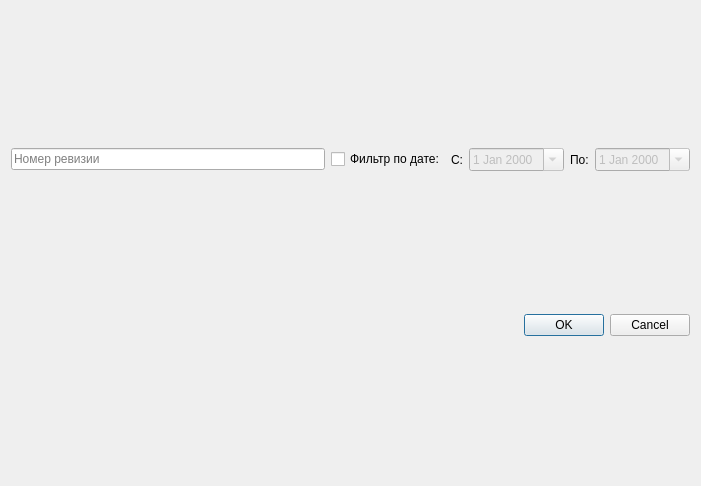
<?xml version="1.0" encoding="UTF-8"?>
<ui version="4.0">
 <class>SvnLogDlg</class>
 <widget class="QDialog" name="SvnLogDlg">
  <property name="geometry">
   <rect>
    <x>0</x>
    <y>0</y>
    <width>701</width>
    <height>486</height>
   </rect>
  </property>
  <property name="windowTitle">
   <string>Dialog</string>
  </property>
  <property name="windowIcon">
   <iconset resource="../../FmtLib/res/fmt.qrc">
    <normaloff>:/img/book_32.png</normaloff>:/img/book_32.png</iconset>
  </property>
  <layout class="QVBoxLayout" name="verticalLayout">
   <item>
    <layout class="QHBoxLayout" name="horizontalLayout">
     <item>
      <widget class="QLineEdit" name="lineEdit">
       <property name="placeholderText">
        <string>Номер ревизии</string>
       </property>
       <property name="clearButtonEnabled">
        <bool>true</bool>
       </property>
      </widget>
     </item>
     <item>
      <widget class="QCheckBox" name="dateBox">
       <property name="text">
        <string>Фильтр по дате:</string>
       </property>
      </widget>
     </item>
     <item>
      <widget class="QLabel" name="label">
       <property name="text">
        <string>C:</string>
       </property>
      </widget>
     </item>
     <item>
      <widget class="QDateEdit" name="fromEdit">
       <property name="enabled">
        <bool>false</bool>
       </property>
       <property name="minimumSize">
        <size>
         <width>80</width>
         <height>0</height>
        </size>
       </property>
       <property name="calendarPopup">
        <bool>true</bool>
       </property>
      </widget>
     </item>
     <item>
      <widget class="QLabel" name="label_2">
       <property name="text">
        <string>По:</string>
       </property>
      </widget>
     </item>
     <item>
      <widget class="QDateEdit" name="toEdit">
       <property name="enabled">
        <bool>false</bool>
       </property>
       <property name="minimumSize">
        <size>
         <width>80</width>
         <height>0</height>
        </size>
       </property>
       <property name="calendarPopup">
        <bool>true</bool>
       </property>
      </widget>
     </item>
    </layout>
   </item>
   <item>
    <widget class="QDialogButtonBox" name="buttonBox">
     <property name="orientation">
      <enum>Qt::Horizontal</enum>
     </property>
     <property name="standardButtons">
      <set>QDialogButtonBox::Cancel|QDialogButtonBox::Ok</set>
     </property>
    </widget>
   </item>
  </layout>
 </widget>
 <resources>
  <include location="../../FmtLib/res/fmt.qrc"/>
 </resources>
 <connections>
  <connection>
   <sender>buttonBox</sender>
   <signal>accepted()</signal>
   <receiver>SvnLogDlg</receiver>
   <slot>accept()</slot>
   <hints>
    <hint type="sourcelabel">
     <x>248</x>
     <y>254</y>
    </hint>
    <hint type="destinationlabel">
     <x>157</x>
     <y>274</y>
    </hint>
   </hints>
  </connection>
  <connection>
   <sender>buttonBox</sender>
   <signal>rejected()</signal>
   <receiver>SvnLogDlg</receiver>
   <slot>reject()</slot>
   <hints>
    <hint type="sourcelabel">
     <x>316</x>
     <y>260</y>
    </hint>
    <hint type="destinationlabel">
     <x>286</x>
     <y>274</y>
    </hint>
   </hints>
  </connection>
 </connections>
</ui>
